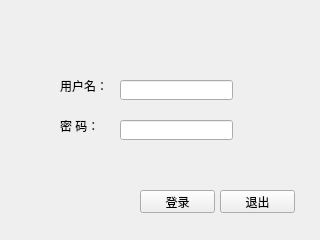
<?xml version="1.0" encoding="UTF-8"?>
<ui version="4.0">
 <class>_Login</class>
 <widget class="QWidget" name="_Login">
  <property name="geometry">
   <rect>
    <x>0</x>
    <y>0</y>
    <width>320</width>
    <height>240</height>
   </rect>
  </property>
  <property name="windowTitle">
   <string>登录</string>
  </property>
  <widget class="QLineEdit" name="LINE_user">
   <property name="geometry">
    <rect>
     <x>120</x>
     <y>80</y>
     <width>113</width>
     <height>20</height>
    </rect>
   </property>
  </widget>
  <widget class="QLineEdit" name="LINE_password">
   <property name="geometry">
    <rect>
     <x>120</x>
     <y>120</y>
     <width>113</width>
     <height>20</height>
    </rect>
   </property>
   <property name="inputMethodHints">
    <set>Qt::ImhHiddenText|Qt::ImhNoAutoUppercase|Qt::ImhNoPredictiveText|Qt::ImhSensitiveData</set>
   </property>
   <property name="echoMode">
    <enum>QLineEdit::Password</enum>
   </property>
  </widget>
  <widget class="QLabel" name="label">
   <property name="geometry">
    <rect>
     <x>60</x>
     <y>80</y>
     <width>54</width>
     <height>12</height>
    </rect>
   </property>
   <property name="text">
    <string>用户名：</string>
   </property>
  </widget>
  <widget class="QLabel" name="label_2">
   <property name="geometry">
    <rect>
     <x>60</x>
     <y>120</y>
     <width>54</width>
     <height>12</height>
    </rect>
   </property>
   <property name="text">
    <string>密 码：</string>
   </property>
  </widget>
  <widget class="QPushButton" name="pushButton">
   <property name="geometry">
    <rect>
     <x>140</x>
     <y>190</y>
     <width>75</width>
     <height>23</height>
    </rect>
   </property>
   <property name="text">
    <string>登录</string>
   </property>
  </widget>
  <widget class="QPushButton" name="pushButton_2">
   <property name="geometry">
    <rect>
     <x>220</x>
     <y>190</y>
     <width>75</width>
     <height>23</height>
    </rect>
   </property>
   <property name="text">
    <string>退出</string>
   </property>
  </widget>
 </widget>
 <resources/>
 <connections/>
</ui>
